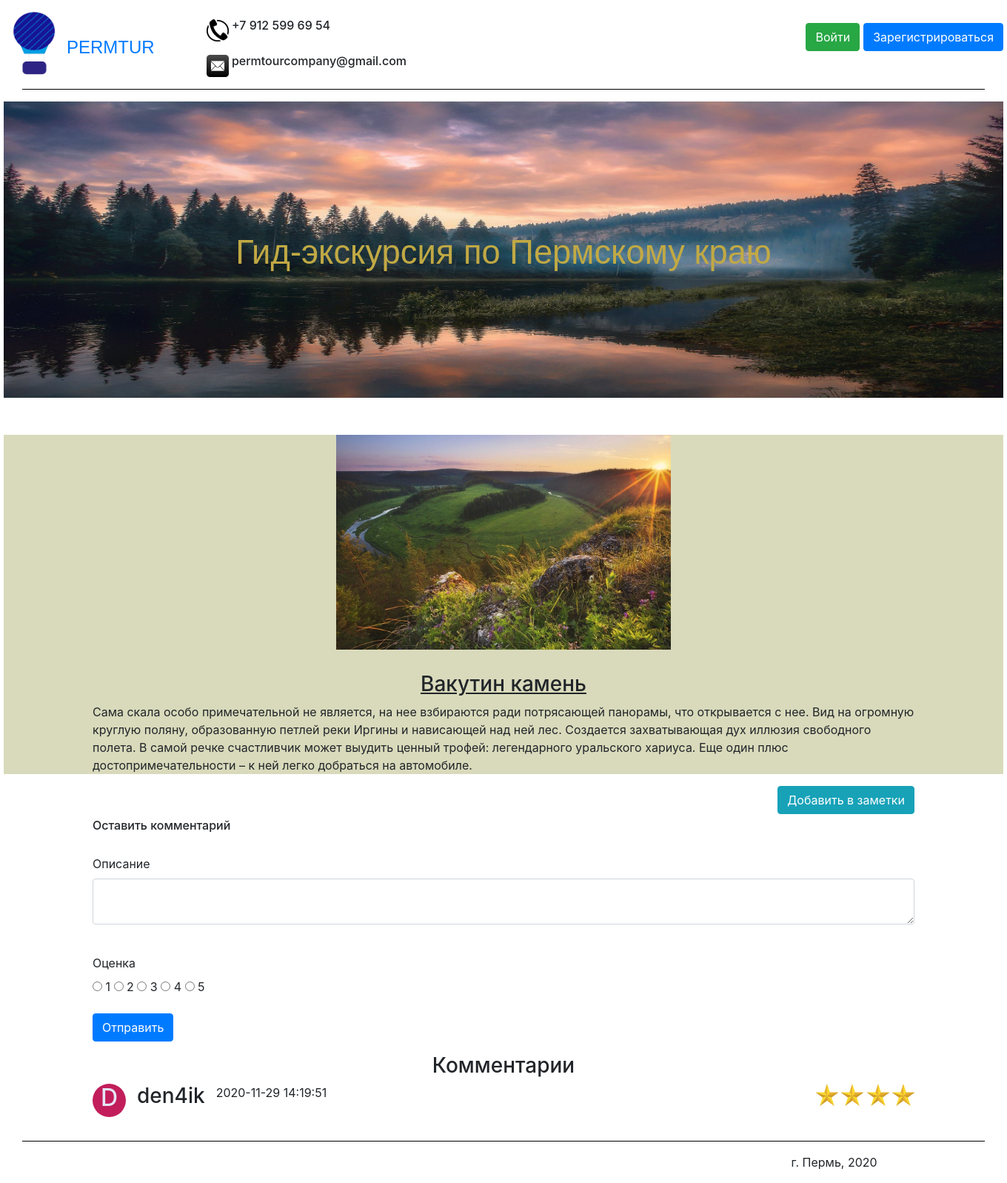
/Vakutin_stone, run on the app's committed database.
### data/comments.py (models this page shows)
class Comment(SqlAlchemyBase):
    __tablename__ = 'comment'
    id = sqlalchemy.Column(sqlalchemy.Integer,
                           primary_key=True, autoincrement=True)
    description = sqlalchemy.Column(sqlalchemy.String)
    sight = sqlalchemy.Column(sqlalchemy.String)
    nickname = sqlalchemy.Column(sqlalchemy.String)
    email = sqlalchemy.Column(sqlalchemy.String)
    mark = sqlalchemy.Column(sqlalchemy.Integer)
    datetime = sqlalchemy.Column(sqlalchemy.String)

### main.py (the view, shortened to what this page needs)
    @app.route('/<sight>', methods=['GET', 'POST'])
    def sights(sight):
        sights = {"Ancient_volcano": "Древний вулкан",
                  "Basegi_Nature_Reserve": "Заповедник Басеги",
                  "Blue_lakes": "Голубые озёра", "Cathedral_square": "Соборная площадь",
                  "Perm_36": "Пермь-36", "Usva_pillars": "Устьвинские столбы",
                  "Vakutin_stone": "Вакутин камень",
                  "Vishera_nature_reserve": "Вишерский заповедник"}
        sights2 = ["Ancient_volcano", "Basegi_Nature_Reserve", "Blue_lakes", "Cathedral_square",
                   "Perm_36", "Usva_pillars", "Vakutin_stone", "Vishera_nature_reserve"]
        form = CommentForm()
        if sight in sights2:
            return render_template(sight + ".html",
                                   sight=sight, title=sights[sight],
                                   Comment=Comment, session=session, form=form, User=User)
        else:
            return render_template("add_post_page.html", title=sight, Post=Post, form=form,
                                   sight=sight, session=session, Comment=Comment, User=User)

### data/comment_form.py
class CommentForm(FlaskForm):
    description = TextAreaField('Описание')
    mark = RadioField('Оценка', choices=[('one_point', '1'), ('two_points', '2'),
                                         ('three_points', '3'), ('four_points', '4'),
                                         ('five_points', '5')], validators=[DataRequired()])
    submit = SubmitField('Отправить')

### templates/Vakutin_stone.html
{% extends "header_footer.html" %}
{% block content %}
    <div style="text-align: center; margin-top: 50px;">
        <figure class="sight_caption_redirect">
            <img src="static/images/sights/Вакутин камень.jpg" class="sight1_redirect">
                <h3 style="margin-top: 30px;"><u>Вакутин камень</u></h3>
                <main role="main" class="container">
                    <p style="text-align: left;">Сама скала особо примечательной не является,
                        на нее взбираются ради потрясающей панорамы, что открывается с нее.
                        Вид на огромную круглую поляну, образованную петлей реки Иргины и нависающей
                        над ней лес. Создается захватывающая дух иллюзия свободного полета.
                        В самой речке счастливчик может выудить ценный трофей: легендарного
                        уральского хариуса. Еще один плюс достопримечательности –
                        к ней легко добраться на автомобиле.</p>
                    {% set note_href = "/add_note/" + "Vakutin_stone" %}
                    <a style=" float: right;" class="btn btn-info" href="{{ note_href }}">Добавить в заметки</a>
                </main>
        </figure>
    </div>
    {% include "comment.html" %}
{% endblock %}

### templates/comment.html (shortened to what this page needs)
<div>
    <main role="main" class="container">
        <h6 style="margin-bottom: 30px; margin-top: 60px;">Оставить комментарий</h6>
        <form action="" method="post">
            <p>
                {{ form.description.label }}<br>
                {{ form.description(class="form-control", type="description") }}<br>
            </p>
            <p>
                 {{ form.mark.label }}<br>
                 {% for mark in form.mark %}
                     {{ mark }}
                     {{ mark.label }}
                 {% endfor %}
             </p>
            <p>{{ form.submit(type="submit", class="btn btn-primary") }}</p>
        </form>
        <h3 style="text-align: center;">Комментарии</h3>
        {% set comment = session.query(Comment) %}
        {% set user = session.query(User) %}
        {% for i in range(session.query(Comment).count()) %}
            {% if comment[i].sight == sight %}
                <div>
                    {% for j in range(session.query(User).count()) %}
                        {% if comment[i].nickname == user[j].nickname %}
                            <div style="margin-right: 15px; background: {{ user[j].avatar_color }};" class="circle">
                                <h2 style="text-align: center; color: #E6E6FA;"> {{ comment[i].nickname[0].upper() }} </h2>
                            </div>
                        {% endif %}
                    {% endfor %}
                    <h3 style="float: left;">{{ comment[i].nickname }} &#160;</h3>
                    <p style="float: left;">{{ comment[i].datetime }}</p>
                    {% set points = {"one_point": 1, "two_points": 2, "three_points": 3,
                        "four_points":4, "five_points": 5} %}
                        <div style="float: right;">
                        {% for i in range(points[comment[i].mark]) %}
                            <img style="width: 30px; height: 30px;" src="/static/images/star.jpg">
                        {% endfor %}
                        </div>
                </div>
            {% endif %}
        {% endfor %}
    </main>
</div>

### static/css/style.css (style rules this page uses)
.sight1_redirect { width: 452px; height: 290px; }
.sight_caption_redirect { background: #d9dabb; display: block; margin: 0 0px 0px 0; text-align: center; }
.circle { float: left; width: 45px; height: 45px; -webkit-border-radius: 25px; -moz-border-radius: 25px; border-radius: 25px; }

### data on the page
Comment: nickname "D", nickname "den4ik", datetime "2020-11-29 14:19:51", sight "Vakutin_stone" (drawn)

### other printed values
{{ mark.label }} "1" "2" "3" "4" "5"
